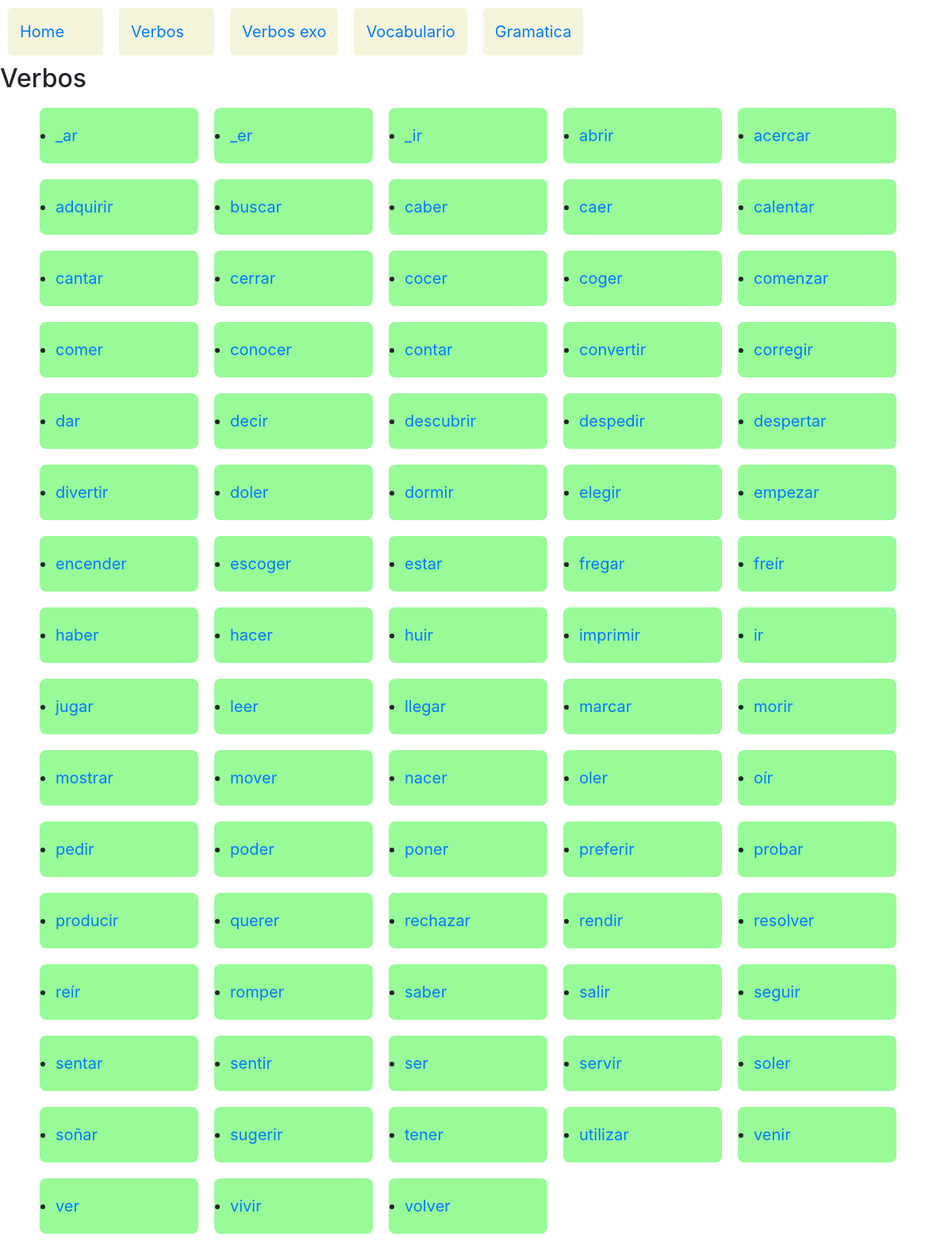
/verbos/verbos/, run on an earlier commit of the app's database.
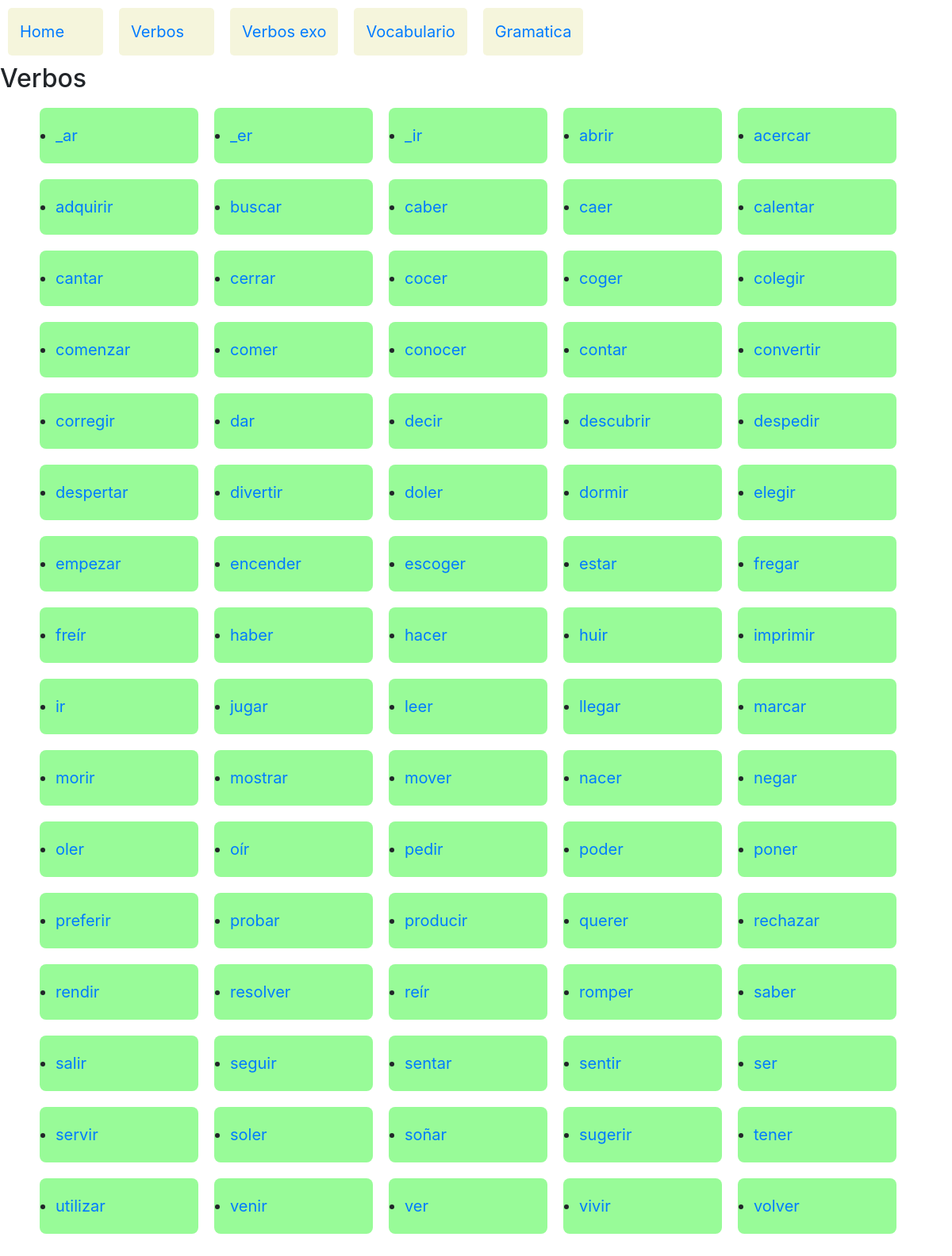
And on a later commit of the database.
### verbos/models.py (models this page shows)
class Verbo(models.Model):
    verbo = models.CharField(max_length=32)
    tipo=models.ForeignKey(Verbotipo,on_delete=models.SET_NULL,related_name="tipo_v",null=True)
    def __str__(self):
        return self.verbo

### verbos/views.py (the view)
# urls.py: path('verbos/',include('verbos.urls')),
def verbos(request):
    verbos = Verbo.objects.all()
    tiempos = Tiempo.objects.all()
    pronombres = Pronombre.objects.all()
    context= {
            "verbos" : verbos,
            "title" : "verbos liste" ,
            "tiempos" : tiempos ,
            "pronombres" : pronombres
            }
    return render(request,"verbos/verbos.html",context)

### verbos/templates/verbos/verbos.html
{% extends 'verbos/layout.html' %}
{% block body1 %}
<h2> Verbos </h2>
<div id = "container">
<ul>
	<div id="container">
	{% for verbo  in verbos %}
	<div>
	<li>
		<a href= "{% url 'verbo' verbo.id %}" >{{ verbo  }}</a>   </li>
	</div>
	{% endfor %}
</ul>
	</div>
{% endblock %}

What changed in the data, as far as the page shows it:
added Verbo: verbo "colegir"
added Verbo: verbo "negar"
